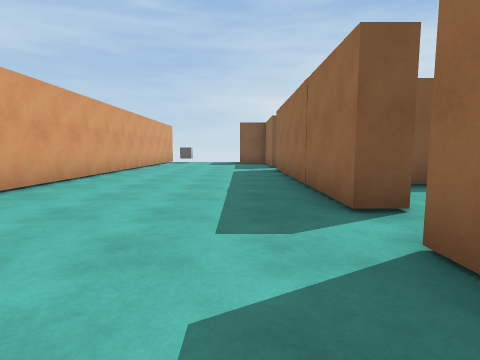
View 1 (above)

15 first-person views from a walk through a scene from a Unity 3-D project. The camera is 1.2 m above the floor, tilts 6° down and sees 80° across. The floor is counted in squares, 2 m on a side. Each view is taken from the middle of a square. On the plan, view 1 faces up. The plan holds only what a view shows up to about 9 squares ahead; the rest is blank. The player character is not drawn. Surface patterns are stand-ins for the level's own textures.

View 2
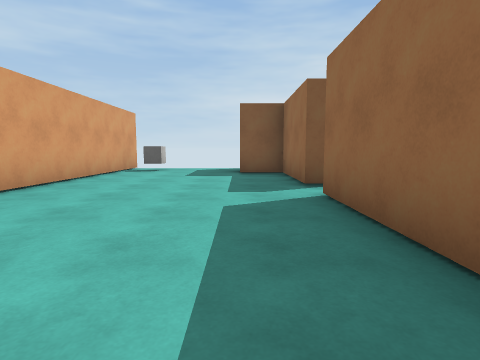

View 3
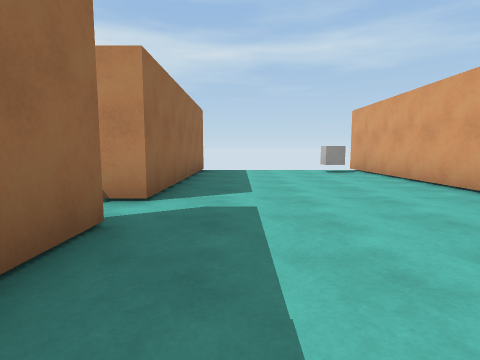

View 4
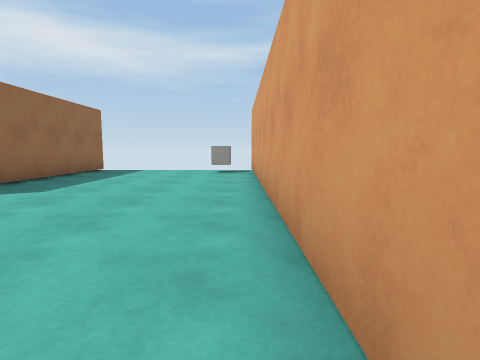

View 5
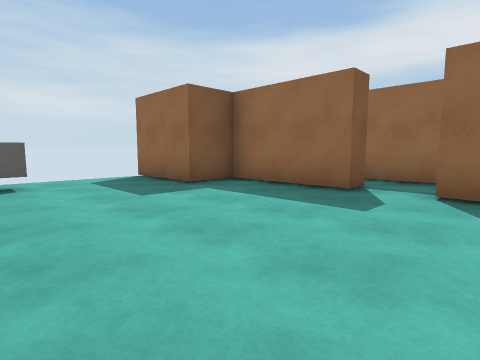

View 6
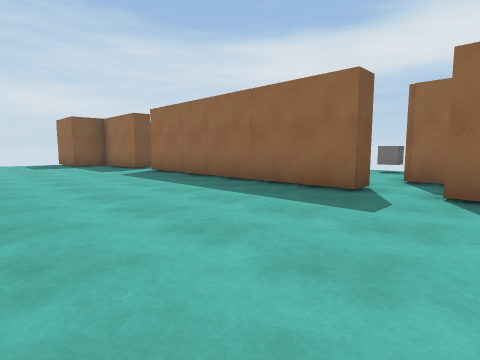

View 7
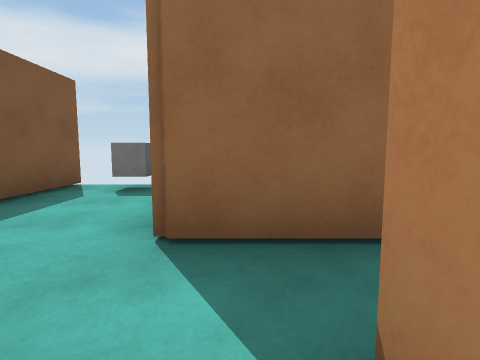

View 8
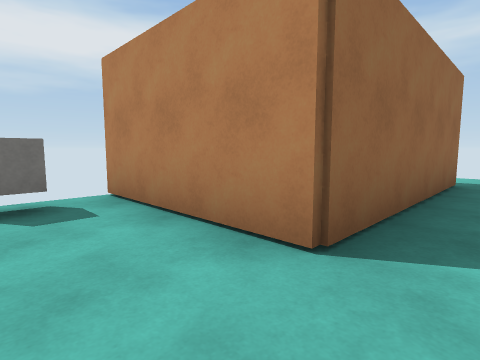

View 9
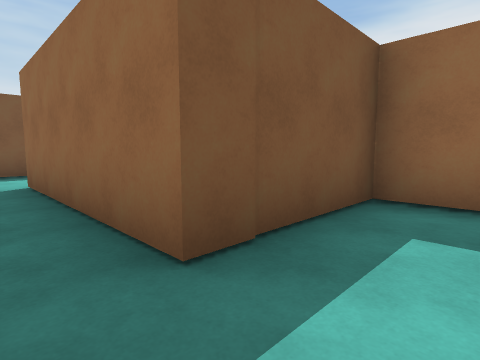

View 10
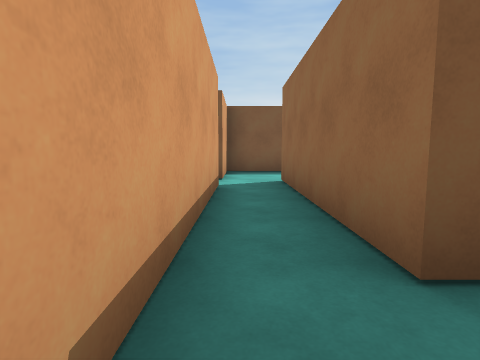

View 11
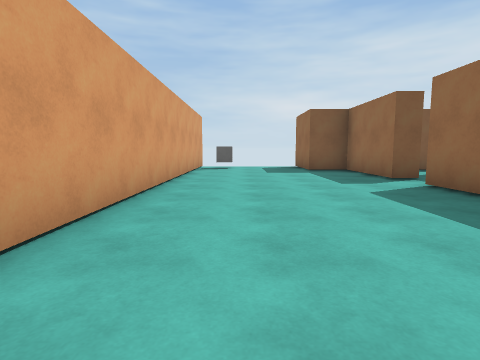

View 12
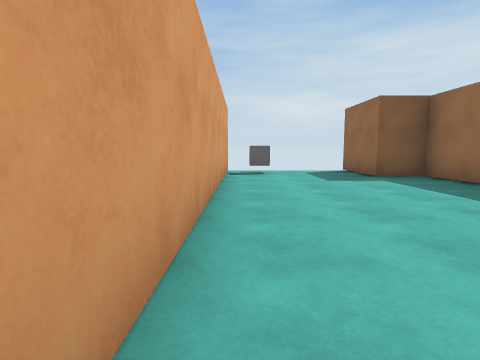

View 13
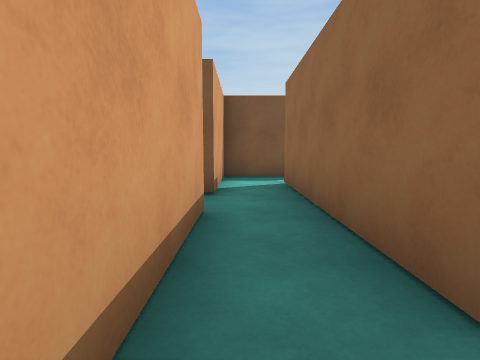

View 14
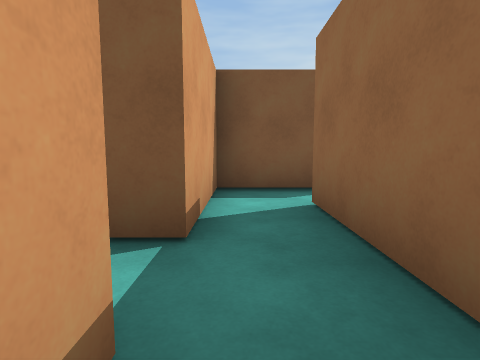

View 15
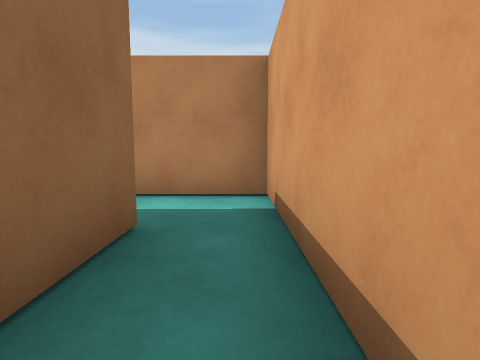

### Floor plan
Key: @ floor where view 1 was taken; # wall or solid block; x gap in a wall; . floor; R rock; C cube.
Columns run from 4 left of view 1 to 6 right of it. Each row starts with its distance up from view 1.
 14 x...R
 13 #C..##
 12 #....#..
 11 #....#.#
 10 #....R.#
  9 #......#
  8 #....#.#
  7 #....#.#
  6 #....#..
  5 #....######
  4 #....#....C
  3 #....#....C
  2 #......R#
  1 #....#.#
  0 #...@#.#
 -1 #....#.#RR
 -2 #....#....R
 -3 #C...#....R
 -4 #    #

Where each view was taken, in squares from view 1:
view 1: 0 up, 0 right, facing up
view 2: 5 up, 0 right, facing up
view 3: 5 up, 0 right, facing down
view 4: 5 up, 3 left, facing down
view 5: 8 up, 3 left, facing up-right
view 6: 1 up, 3 left, facing up-right
view 7: 2 up, 1 right, facing right
view 8: 4 up, 2 right, facing down-right
view 9: 3 down, 2 right, facing up-right
view 10: 3 down, 2 right, facing up
view 11: 4 up, 2 left, facing up
view 12: 6 up, 3 left, facing up
view 13: 6 up, 2 right, facing up
view 14: 8 up, 2 right, facing up
view 15: 9 up, 2 right, facing down
